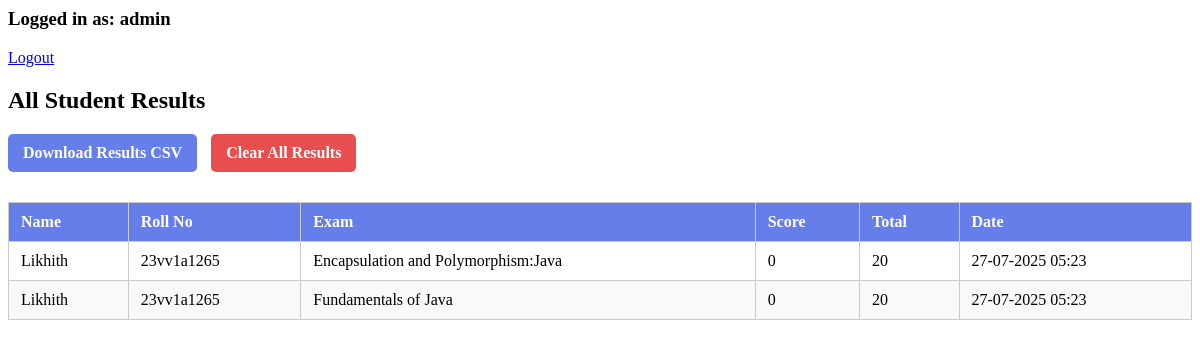
The app's page /admin/dashboard (signed in) with its own data.
### app.py (models this page shows)
class ExamResult(db.Model):
    id = db.Column(db.Integer, primary_key=True)
    user_id = db.Column(db.Integer, db.ForeignKey('user.id'), nullable=False)
    exam_id = db.Column(db.Integer, db.ForeignKey('exam.id'), nullable=False)
    score = db.Column(db.Integer, nullable=False)
    total_marks = db.Column(db.Integer, nullable=False)
    time_taken = db.Column(db.Integer)
    completed_at = db.Column(db.DateTime, default=datetime.utcnow)
    answers = db.Column(db.Text)

class User(db.Model):
    id = db.Column(db.Integer, primary_key=True)
    name = db.Column(db.String(100), nullable=False)
    roll_no = db.Column(db.String(20), unique=True, nullable=False)
    email = db.Column(db.String(120), unique=True, nullable=False)
    phone_number = db.Column(db.String(15), nullable=False)
    address = db.Column(db.Text, nullable=False)
    branch = db.Column(db.String(50), nullable=False)
    gender = db.Column(db.String(10), nullable=False)
    password_hash = db.Column(db.String(120), nullable=False)
    profile_pic = db.Column(db.String(120), default='default.jpg')
    created_at = db.Column(db.DateTime, default=datetime.utcnow)

class Exam(db.Model):
    id = db.Column(db.Integer, primary_key=True)
    title = db.Column(db.String(100), nullable=False)
    description = db.Column(db.Text)
    duration_minutes = db.Column(db.Integer)
    total_marks = db.Column(db.Integer)
    created_at = db.Column(db.DateTime, default=datetime.utcnow)
    is_active = db.Column(db.Boolean, default=True)

### app.py (the view)
@app.route('/admin/dashboard')
def admin_dashboard():
    if not is_admin_logged_in():
        return redirect(url_for('admin_login'))
    page = request.args.get('page', 1, type=int)
    per_page = 500
    paginated_results = db.session.query(ExamResult, User, Exam)\
        .join(User, ExamResult.user_id == User.id)\
        .join(Exam, ExamResult.exam_id == Exam.id)\
        .order_by(ExamResult.completed_at.desc())\
        .paginate(page=page, per_page=per_page)
    return render_template('admin_dashboard.html', results=paginated_results)

### app.py (called while the page is built)
def is_admin_logged_in():
    return 'admin' in session

### templates/admin_dashboard.html (shortened to what this page needs)
<h3>Logged in as: {{ session['admin'] }}</h3>
<a href="{{ url_for('admin_logout') }}">Logout</a>
<h2>All Student Results</h2>
<div class="action-buttons">
  <a href="{{ url_for('download_results_csv') }}" class="btn-action">Download Results CSV</a>
  <a href="{{ url_for('clear_results') }}" class="btn-action btn-clear" onclick="return confirm('Are you sure you want to clear all results? This action cannot be undone.')">Clear All Results</a>
</div>
<table>
  <thead>
    <tr>
      <th>Name</th>
      <th>Roll No</th>
      <th>Exam</th>
      <th>Score</th>
      <th>Total</th>
      <th>Date</th>
    </tr>
  </thead>
  <tbody>
    {% for result, user, exam in results.items %}
    <tr>
      <td>{{ user.name }}</td>
      <td>{{ user.roll_no }}</td>
      <td>{{ exam.title }}</td>
      <td>{{ result.score }}</td>
      <td>{{ result.total_marks }}</td>
      <td>{{ result.completed_at.strftime('%d-%m-%Y %H:%M') }}</td>
    </tr>
    {% endfor %}
  </tbody>
</table>

### templates/admin_dashboard.html (style rules this page uses)
.action-buttons { margin: 15px 0 30px 0; }
.btn-action { display: inline-block; margin-right: 10px; padding: 10px 15px; background: #667eea; color: white; text-decoration: none; border-radius: 5px; font-weight: bold; transition: background 0.3s ease; }
.btn-clear { background: #e94e4e !important; }
table { width: 100%; border-collapse: collapse; margin-top: 10px; }
th, td { padding: 10px 12px; border: 1px solid #ccc; text-align: left; }
th { background-color: #667eea; color: white; }
tr:nth-child(even) { background-color: #f9f9f9; }

### records on screen
ExamResult: name "Likhith", roll_no "23vv1a1265", title "Encapsulation and Polymorphism:Java", score "0", total_marks "20", completed_at "27-07-2025 05:23"
ExamResult: name "Likhith", roll_no "23vv1a1265", title "Fundamentals of Java", score "0", total_marks "20", completed_at "27-07-2025 05:23"

### other values on screen
{{ session['admin'] }} "admin"
